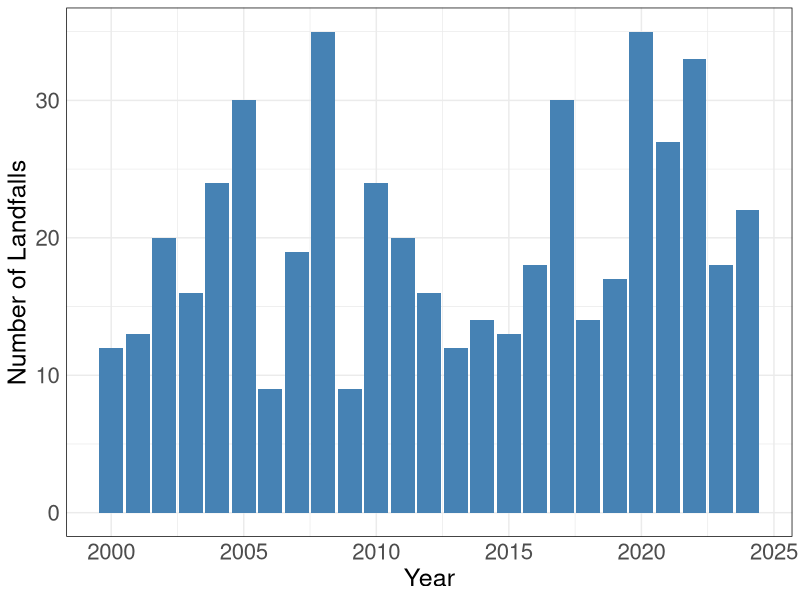
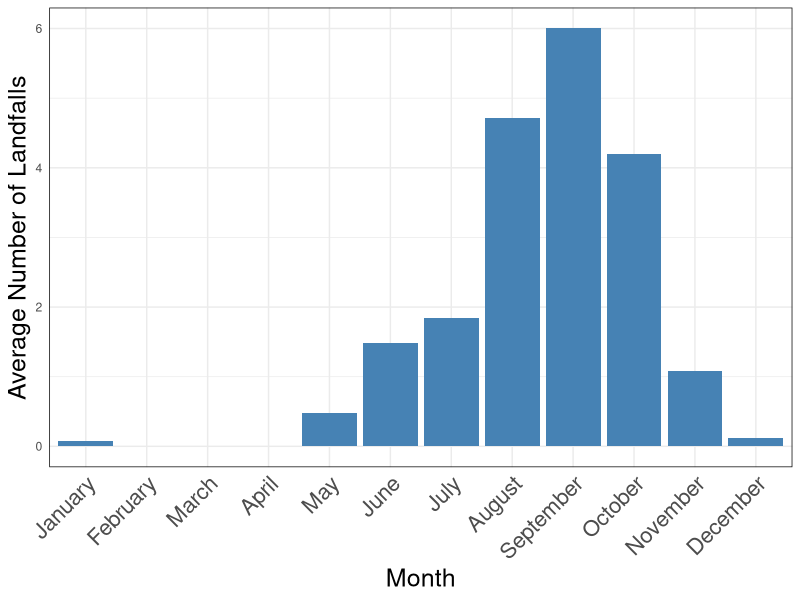
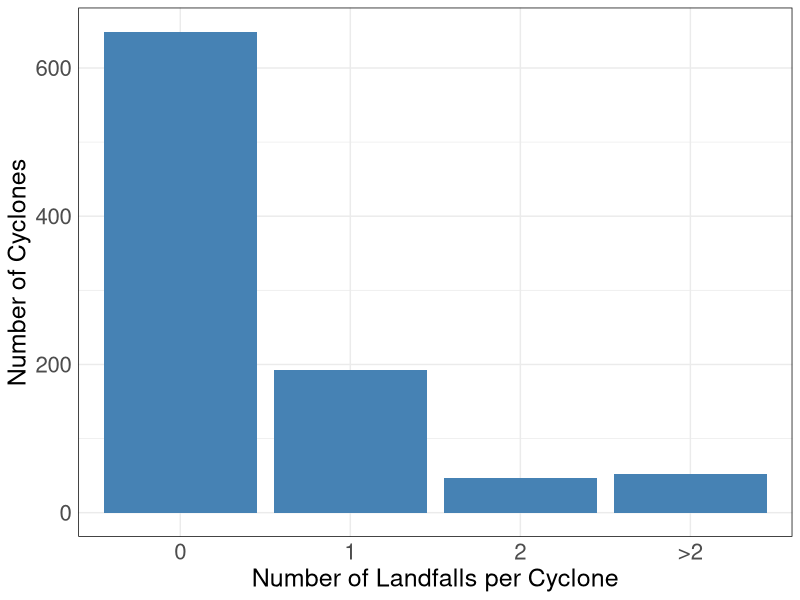
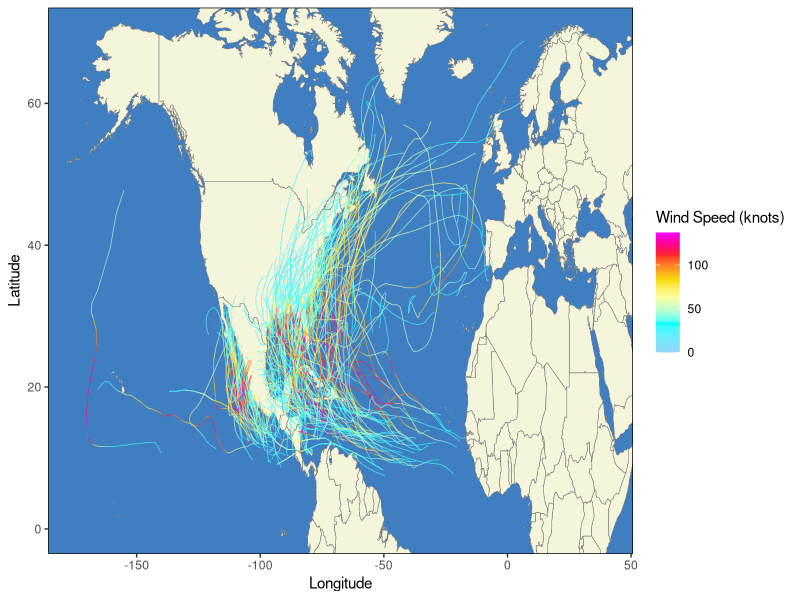
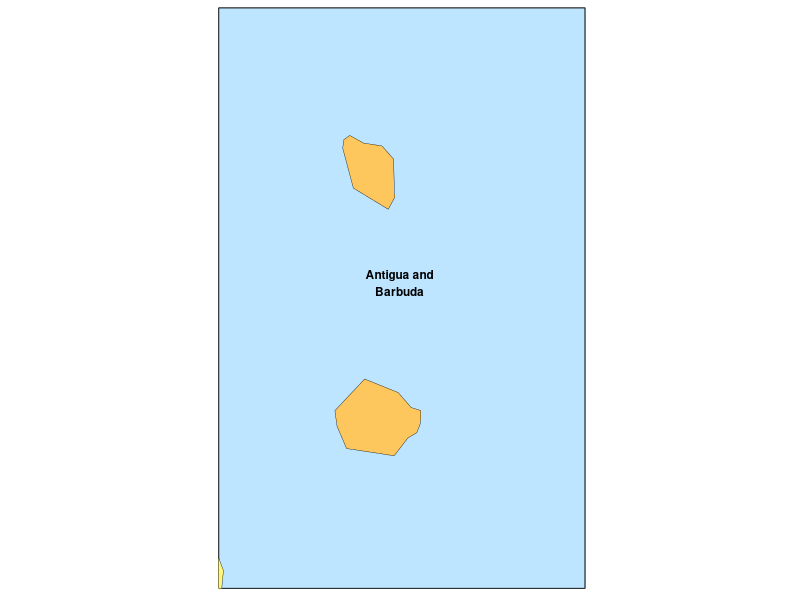
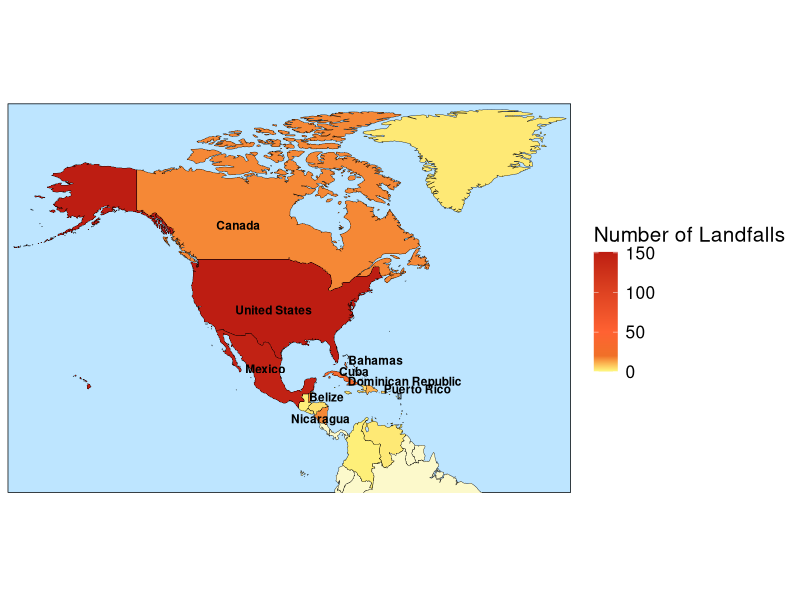
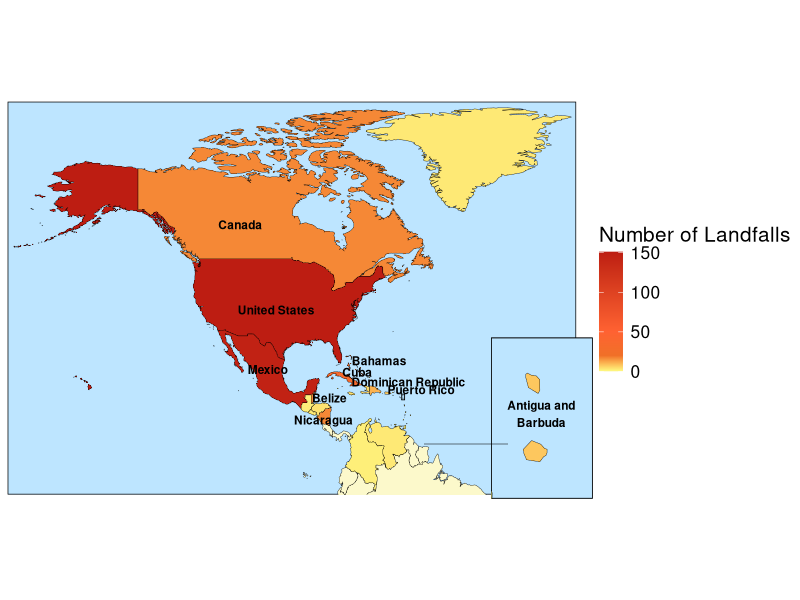
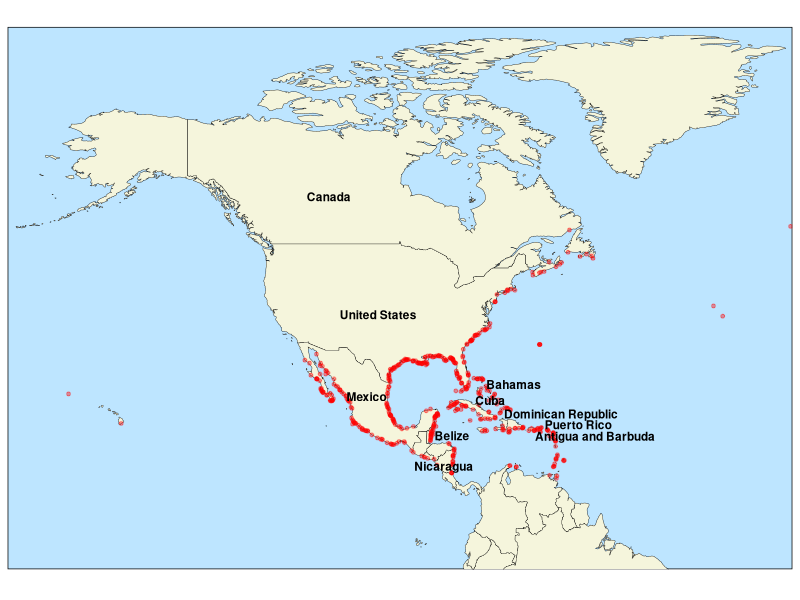

These charts were generated, in order, by the following R code:
# in this script, we perform an exploratory data analysis of our cyclone
# track data from the HURDAT2 data set
# we are interested in the number of cyclone landfalls per year
# and any seasonality effects

library(dplyr)
library(magrittr)
library(here)
library(tidyr)
library(ggplot2)
library(stringr)
library(data.table)
library(scales)
library(sf)
library(rnaturalearth)
library(cowplot)


#==============================================================================
# we load our data set
#==============================================================================

hurricane_data <- read.csv(here("data", "derived", "hurricane-data.csv"))
landfall_data <- read.csv(here("data", "derived", "landfall-data.csv"))

#==============================================================================
# we want to plot the number of landfalls per year from 1900-2024 
#==============================================================================

landfalls_per_year <- landfall_data %>%
  group_by(YEAR) %>%
  summarise(CYCLONE_NUM = n(), .groups = "drop")

# Plot
p1 <- ggplot(landfalls_per_year, aes(x = YEAR, y = CYCLONE_NUM)) +
  geom_col(fill = "steelblue") +
  labs(x = "Year",
       y = "Number of Landfalls") +
  theme_minimal()+
  theme(panel.border = element_rect(color = "black", fill = NA),
        axis.text = element_text(size = 16), 
        axis.title = element_text(size = 18))

p1

# save output
ggsave(here("outputs", "eda-hurricane-data", "landfalls-per-year.pdf"), 
       plot = p1, 
       height = 4.5, 
       width = 7, 
       dpi=600)


#==============================================================================
# we check for a monthly seasonality component 
#==============================================================================

# calculate average number of cyclone landfalls per month (across 2000-2024)
landfalls_per_month_and_year <- landfall_data %>%
  group_by(YEAR, MONTH) %>%
  summarise(LANDFALL_NUM = n(), .groups = "drop")

# we notice some months are missing from our data set
# this is because no cyclones occurred in those months
# we now add the missing months with a count of zero
all_months_years <- CJ(MONTH = 1:12, YEAR = 2000:2024)

# also replace month numbers with month names
landfalls_per_month_and_year <- left_join(all_months_years, 
                                    landfalls_per_month_and_year, 
                                    by = c("MONTH", "YEAR"))

landfalls_per_month_and_year <- landfalls_per_month_and_year %>%
  mutate(LANDFALL_NUM = replace_na(LANDFALL_NUM, 0), MONTH = month.name[MONTH])

avg_landfalls_per_month <- landfalls_per_month_and_year %>%
  group_by(MONTH) %>%
  summarise(AVG_LANDFALLS = mean(LANDFALL_NUM))


# plot average number of cyclones per month
p2 <- ggplot(avg_landfalls_per_month, aes(x = factor(MONTH, levels = month.name), 
                                         y = AVG_LANDFALLS)) +
  geom_col(fill = "steelblue") +
  labs(x = "Month",
       y = "Average Number of Landfalls") +
  theme_minimal() +
  theme(panel.border = element_rect(color = "black", fill = NA),
        axis.title = element_text(size = 18), 
        axis.text.x = element_text(size = 16, angle = 45,vjust = 1,hjust = 1))
p2
# we see a significant increase in the number of cyclones in August-October

# save output
ggsave(here("outputs", "eda-hurricane-data", "avg-landfalls-per-month.pdf"), 
       plot = p2,
       height = 4.5,
       width = 7, dpi=600)

#==============================================================================
# we now want to look closer into how many times cyclones landfall
#==============================================================================

# number of landfalls for each cyclone
landfall_statistics <- hurricane_data %>%
  group_by(STORM_ID) %>%
  summarise(LANDFALL_NUM = sum(RECORD_ID == "L"))

# categorise cyclones based on how many times they landfall
landfall_statistics <- landfall_statistics %>%
  mutate(CATEGORY = case_when(
    LANDFALL_NUM == 0 ~ '0',
    LANDFALL_NUM == 1 ~ '1',
    LANDFALL_NUM == 2 ~ '2',
    LANDFALL_NUM > 2  ~ ">2"))

# Count how many cyclones fall into each category
landfall_summary <- landfall_statistics %>%
  group_by(CATEGORY) %>%
  summarise(NUM = n())

# plot results
p3 <- ggplot(landfall_summary, aes(x = factor(CATEGORY, levels = CATEGORY), y = NUM)) +
  geom_col(fill = "steelblue") +
  labs(x = "Number of Landfalls per Cyclone",
       y = "Number of Cyclones") +
  theme_minimal() +
  theme(panel.border = element_rect(color = "black", fill = NA),
        axis.text = element_text(size = 16), 
        axis.title = element_text(size = 18))

p3

# save output
ggsave(here("outputs","eda-hurricane-data", "nbr-cyclone-landfalls.pdf"), 
       plot = p3, 
       height = 4.5, 
       width = 7, 
       dpi=600)

#==============================================================================
# we also want to inspect cyclone paths for cyclones that landfall 2000-2024
#==============================================================================

# we load our world map data
world <- map_data("world")


# we now select all the hurricanes that landfall at least once
landfall_hurricanes <- landfall_data %>%
  distinct(STORM_ID)

landfall_cyclones <- hurricane_data %>%
  filter(STORM_ID %in% landfall_hurricanes$STORM_ID)


landfall_cyclones <- landfall_cyclones %>%
  mutate(TIME = sprintf("%04s", as.integer(TIME)),
    DATE_TIME = as.POSIXct(paste(YEAR, 
                                 MONTH, 
                                 DAY, 
                                 str_sub(TIME, 1, 2), 
                                 str_sub(TIME, 3, 4)),
                      format = "%Y %m %d %H %M"))

# plot map
p4 <- ggplot() +
  # world map 
  geom_polygon(data = world,
               aes(x = long, y = lat, group = group), 
               fill = "beige", 
               col = "#808080", 
               linewidth = 0.2) +  
  theme(panel.background = element_rect(fill = "#3f7ec0", color = NA),
        panel.grid.major = element_blank(), 
        panel.grid.minor = element_blank(),
        panel.border = element_rect(color = "black", fill = NA)) +
  geom_path(data = landfall_cyclones, aes(x = LON, 
                                      y = LAT, 
                                      group = STORM_ID, 
                                      color = WIND), 
            linewidth = 0.3, alpha = 0.7) +
  scale_color_gradientn(colours = c("#94d6f8", "cyan","#fbff9f","#f8e007","#fd9920","#ff1f2d", "#ee00ff"),
                        values = rescale(c(0, 33, 63, 82, 95, 112, 137)),
                        limits = c(0, 137)) + 
  coord_cartesian( xlim = c(-175, 40), ylim = c(0, 70)) + 
  labs(x = "Longitude", 
       y = "Latitude", 
       color = "Wind Speed (knots)") +
  theme(legend.position = "right")

p4

# save output
ggsave(here("outputs", "eda-hurricane-data", "landfall-map.pdf"), 
       plot =p4,
       height = 4, 
       width = 10, 
       dpi=600)


#==============================================================================
# we now want to examine which countries have had the most landfalls since 2000
#==============================================================================

# we count the number of landfalls per country
landfalls_per_location <- landfall_data %>%
  group_by(LOCATION) %>%
  summarise(LANDFALL_NUM = n(), .groups = "drop")

# add landfall count to countries sf object for plotting to get geometry of 
# landfall locations
countries <- ne_countries(scale = 'medium', 
                          returnclass = c("sf"), 
                          continent = c("North America", "South America"))


landfalls_per_location <- countries[, c("name_long", "geometry")] %>%
  left_join(landfalls_per_location, 
            by = c("name_long" = "LOCATION")) 

# replace NA rows with 0
landfalls_per_location <- landfalls_per_location %>%
  mutate(LANDFALL_NUM = ifelse(is.na(LANDFALL_NUM), 0, LANDFALL_NUM))

# find 10 countries with the most landfalls and save these in a dataset
top_ten_landfall_locations <- landfalls_per_location %>%
  arrange(desc(LANDFALL_NUM))

top_ten_landfall_locations <- top_ten_landfall_locations[1:10,]

# we exclude anigua and barbuda label for now as we will create a zoom in box
locations_no_antigua <- top_ten_landfall_locations %>%
  filter(name_long != "Antigua and Barbuda")

# plot map of countries most at risk
main_map <- ggplot(data = landfalls_per_location) +
  geom_sf(aes(fill = LANDFALL_NUM), color = "black", linewidth = 0.125) +
  coord_sf(xlim = c(-180, -10), ylim = c(-5, 85), expand = FALSE) +
  scale_fill_gradientn(
    colors = c("#fcf9cb", "#fef67e","#f07028", "#ff6232", "#bd1d12"),  
    values = rescale(c(0, 1, 20, 50, 150))) +
  theme_minimal() +
  labs(fill = "Number of Landfalls", size = 20) +
  geom_sf_text(data = locations_no_antigua, 
               aes(label = name_long), 
               size = 3, 
               fontface = "bold", 
               color = "black",
               nudge_x = case_when(
                 locations_no_antigua$name_long == "Dominican Republic" ~ 10, 
                 locations_no_antigua$name_long == "Belize" ~ 5,  
                 locations_no_antigua$name_long == "Cuba" ~ 2.5, 
                 locations_no_antigua$name_long == "Puerto Rico" ~ 10,
                 locations_no_antigua$name_long == "Bahamas" ~ 9.5,
                 .default = 0), 
               nudge_y = case_when(
                 locations_no_antigua$name_long == "Cuba" ~ 1.5,
                 locations_no_antigua$name_long == "Puerto Rico" ~ 0.75,
                 locations_no_antigua$name_long == "Dominican Republic" ~ 2,  
                 locations_no_antigua$name_long == "Bahamas" ~ -1,
                 locations_no_antigua$name_long == "Nicaragua" ~ -0.75,
                 .default = 0)) +
  theme(
    axis.text = element_blank(),  
    axis.title = element_blank(),  
    panel.background = element_rect(fill = "#bde5ff"),
    panel.grid = element_blank(),
    legend.title = element_text(size = 15),
    legend.text = element_text(size = 12.5)
  )


locations_antigua <- top_ten_landfall_locations %>%
  filter(name_long == "Antigua and Barbuda")


# add box around antigua and barbuda on main map
main_map <- main_map +
  annotate("rect",
           xmin = -62.16, xmax = -61.3,
           ymin = 16.7, ymax = 18,
           color = "black", fill = NA, linewidth = 0.3)
  
zoom_in <- main_map +
  coord_sf(xlim = c(-62.16, -61.3), 
           ylim = c(16.7, 18),
           expand = FALSE) +
  theme(axis.text = element_blank(),
        axis.title = element_blank(),
        panel.background = element_rect(fill = "#bde5ff"),
        panel.grid = element_blank(),
        legend.position = "none" ) +
  geom_sf_text(data = locations_antigua, 
               aes(label = str_wrap(name_long, width = 15)), 
               size = 3, 
               fontface = "bold", 
               color = "black",
               nudge_x = 0.05,
               nudge_y = 0.3)
  
# check that maps look correct
zoom_in
main_map

# compose main + inset
p5 <- ggdraw() +
  draw_plot(main_map) +
  draw_plot(
    zoom_in,
    x      = 0.525,   
    y      = 0.15,
    width  = 0.3,     
    height = 0.3
  ) +
  draw_line(x = c(0.53, 0.635),  
            y = c(0.26, 0.26), 
            color = "black",
            linewidth = 0.2)


p5 # looks much better in saved output

# save output
ggsave(here("outputs", "eda-hurricane-data", "landfall-countries.pdf"), 
       plot =p5,
       height = 5, 
       width = 10, 
       dpi=600)



#==============================================================================
# finally we map specific landfall locations
#==============================================================================

p6 <- ggplot(data = landfalls_per_location) +
  geom_sf(fill = "beige", color = "black", linewidth = 0.125)+
  geom_point(data = landfall_data, 
             aes(x = LON, y = LAT), 
             color = "red", 
             alpha = 0.4, 
             size = 1) +
  coord_sf(xlim = c(-180, -10), ylim = c(-5, 85), expand = FALSE) +
  theme_minimal() +
  labs(fill = "Number of Landfalls") +
  geom_sf_text(data = top_ten_landfall_locations, 
               aes(label = name_long), 
               size = 3, 
               fontface = "bold", 
               color = "black",
               nudge_x = case_when(
                 top_ten_landfall_locations$name_long == "Dominican Republic" ~ 10, 
                 top_ten_landfall_locations$name_long == "Belize" ~ 5,  
                 top_ten_landfall_locations$name_long == "Cuba" ~ 2.5, 
                 top_ten_landfall_locations$name_long == "Puerto Rico" ~ 10,
                 top_ten_landfall_locations$name_long == "Bahamas" ~ 8,
                 top_ten_landfall_locations$name_long == "Antigua and Barbuda" ~ 9,
                 .default = 0), 
               nudge_y = case_when(
                 top_ten_landfall_locations$name_long == "Cuba" ~ 1.5,
                 top_ten_landfall_locations$name_long == "Puerto Rico" ~ 0.75,
                 top_ten_landfall_locations$name_long == "Dominican Republic" ~ 2,  
                 top_ten_landfall_locations$name_long == "Bahamas" ~ -1,
                 top_ten_landfall_locations$name_long == "Nicaragua" ~ -0.75,
                 .default = 0)) +
  theme(
    axis.text = element_blank(),  
    axis.title = element_blank(),  
    panel.background = element_rect(fill = "#bde5ff"),
    panel.grid = element_blank(),
    legend.title = element_text(size = 15),
    legend.text = element_text(size = 12.5)
  )


p6

# save output
ggsave(here("outputs", "eda-hurricane-data", "landfall-locations.pdf"), 
       plot =p6,
       height = 5, 
       width = 10, 
       dpi=600)
  
